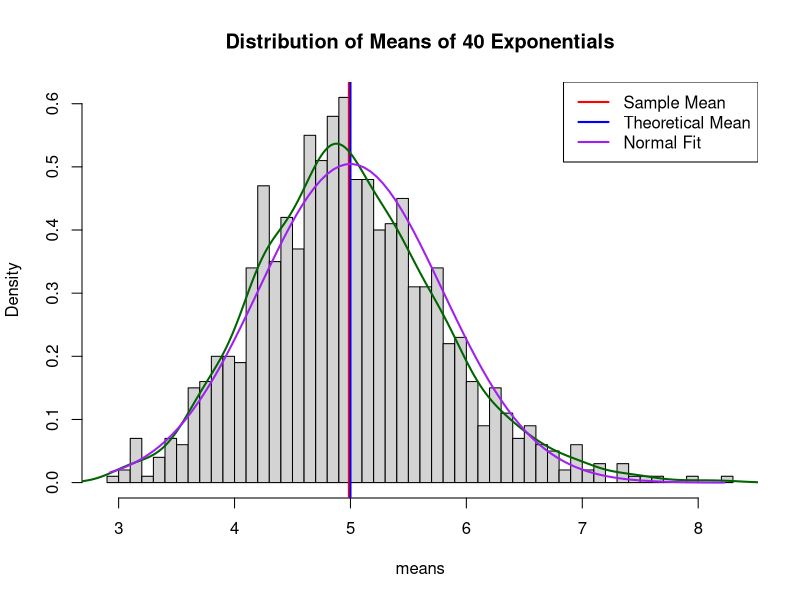

This chart was generated by the following R code:
# === Setup ===
set.seed(42)
lambda <- 0.2
n <- 40
nsim <- 1000

# === Simulate ===
means <- replicate(nsim, mean(rexp(n, lambda)))

# === Compare Sample vs Theoretical Mean ===
sample_mean <- mean(means)
theoretical_mean <- 1/lambda

# === Compare Sample vs Theoretical Variance ===
sample_var <- var(means)
theoretical_var <- (1/lambda^2)/n

# === Visualization ===
hist(means, breaks=40, prob=TRUE, main="Distribution of Means of 40 Exponentials")
abline(v=sample_mean, col="red", lwd=2)
abline(v=theoretical_mean, col="blue", lwd=2)
lines(density(means), col="darkgreen", lwd=2)

# Overlay normal curve
x <- seq(min(means), max(means), length=100)
y <- dnorm(x, mean=theoretical_mean, sd=sqrt(theoretical_var))
lines(x, y, col="purple", lwd=2)
legend("topright", legend=c("Sample Mean","Theoretical Mean","Normal Fit"),
       col=c("red","blue","purple"), lwd=2)
